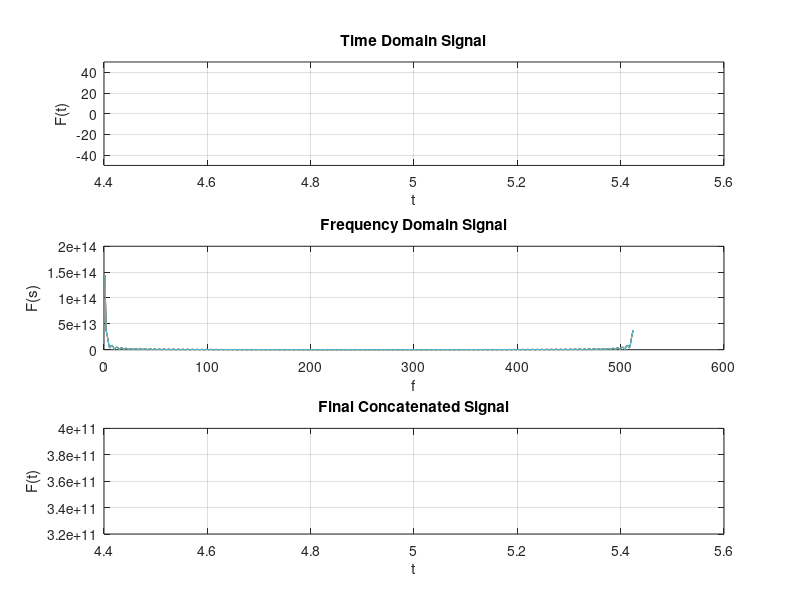

Here is the MATLAB script that generated this plot:
%Signal Generator%

%clear all ; 
close all ; 
clc ; 

fs = input('Enter sampling frequecny : ');
tS = input('Enter start of time scale : ');
tE = input('Enter end of time scale : ');
%tT = tS:1/fs:tE; 
%-----------------------------------------------%
n = input('Enter number of breakpoints : ');

disp('--------------------------');

tTemp = 2*n;
for i=1:1:n
    tTemp(i) = input('Enter position of breakpoint  : ');
   if tTemp(i) < tS
        tTemp(i) = tS;
   end
    if tTemp(i) > tE 
        tTemp(i) = tE;
    end
end 
tx(1)=tS;
tx(n+2)=tE;

for i=2:1:(n+1)
    
   tx(i)=tTemp(i-1); 
end

disp('--------------------------');
fn = [];
tt = [];

for i=1:1:(n+1) 
    %hold on;
  %  typex = menu('Available Signals','impulse','DC','ramp','parabola','exp','sinusoid','triang');
    type = input('Enter type of signal : ');
        %impulse
        if type == 1
            amp = input('Enter impulse amplitude : ');
            t = tx(i):1/fs:tx(i+1);
            t1 = linspace(tx(i),tx(i+1));
            s = input('Enter impulse shift : ');
            impulse = amp*(t1==s);
            subplot(3,1,1);
            stem(t1,impulse); 
            tt = [tt t1];
            fn = [fn impulse];
            hold on
            nfft = length(impulse);
            nfft2 = 2^nextpow2(nfft);
            ff = fft(impulse,nfft2);
            subplot(3,1,2);
            plot(abs(ff));
            hold on;
        %DC
        elseif type == 2
                 amp = input('Enter DC amplitude : ');
                 t = tx(i):1/fs:tx(i+1); 
                 t1 = linspace(tx(i),tx(i+1),400);
                 DC = amp*ones(1,length(t1));
                 subplot(3,1,1);
                 plot(t1,DC); 
                 tt = [tt,t1];
                 fn = [fn,DC];
                 grid on;
                 hold on;
                 nfft = length(DC);
                 nfft2 = 2^nextpow2(nfft);
                 ff = fft(step,nfft2);
                 subplot(3,1,2);
                 plot(abs(ff));
                 grid on;
                 hold on;
         %Ramp        
         elseif type == 3
                s = input('Enter ramp slope : ');
                t = tx(i):1/fs:tx(i+1);
                t1 = linspace(tx(i),tx(i+1),400);
                ramp = s*t1;
                subplot(3,1,1);
                plot(t1,ramp); 
                tt = [tt,t1];
                fn = [fn,ramp];
                grid on;
                hold on;
                nfft = length(ramp);
                nfft2 = 2^nextpow2(nfft);
                ff = fft(ramp,nfft2);
                subplot(3,1,2);
                plot(abs(ff));
                grid on;
                hold on;
        %Parabola        
        elseif type == 4
                 amp = input('Enter parabola amplitude : ');
                 t = tx(i):1/fs:tx(i+1);
                 t1 = linspace(tx(i),tx(i+1),400);
                 parabola= amp*t1.^2;
                 subplot(3,1,1);
                 plot(t1,parabola);
                 tt = [tt,t1];
                 fn = [fn,parabola];
                 grid on;
                 hold on;
                 nfft = length(parabola);
                 nfft2 = 2^nextpow2(nfft);
                 ff = fft(parabola,nfft2);
                 subplot(3,1,2);
                 plot(abs(ff));
                 grid on;
                 hold on;
        %Exponential         
        elseif type == 5
                  amp = input('Enter exponential amplitude : ');
                  alpha = input('Enter the exponent : ');
                  t = tx(i):1/fs:tx(i+1);
                  t1 = linspace(tx(i),tx(i+1),400);
                  exponential = amp*exp(alpha*t1);
                  subplot(3,1,1);
                  plot(t1,exponential);
                  tt = [tt,t1];
                  fn = [fn,exponential];
                  grid on;
                  hold on;
                  nfft = length(exponential);
                  nfft2 = 2^nextpow2(nfft);
                  ff = fft(exponential,nfft2);
                  subplot(3,1,2);
                  plot(abs(ff));
                  grid on;
                  hold on;
         %Sinusoid         
         elseif type == 6       
                  amp = input('Enter sinusoid amplitude : ');
                  f = input('Enter sinusoid frequency : ');
                  theta = input('Enter phase angle : ');
                  dcShift = input('Enter dc shift angle : ');
                  t = tx(i):1/fs:tx(i+1);
                  t1 = linspace(tx(i),tx(i+1),400);
                  sinusoid = amp*sin(2*pi*f*t1 + theta) + dcShift;
                  subplot(3,1,1);
                  plot(t1,sinusoid + dcShift);
                  tt = [tt,t1];
                  fn = [fn,sinusoid];
                  grid on;
                  hold on;
                  nfft = length(sinusoid);
                  nfft2 = 2^nextpow2(nfft);
                  ff = fft(sinusoid,nfft2);
                  subplot(3,1,2);
                  plot(abs(ff));
                  grid on;
                  hold on;
         %Triangular         
         elseif type == 7  
                  amp = input('Enter sawtooth amplitude : ');
                  f = input('Enter sawtooth frequency : ');
                  theta = input('Enter phase angle : ');
                  dcShift = input('Enter dc shift angle : ');
                  t = tx(i):1/fs:tx(i+1);
                  t1 = linspace(tx(i),tx(i+1),400);
                  triangular = amp*sawtooth(2*pi*f*t1 + theta) + dcShift;
                  subplot(3,1,1);
                  plot(t1,triangular + dcShift);
                  tt = [tt,t1];
                  fn = [fn,triangular];
                  grid on;
                  hold on;
                  nfft = length(triangular);
                  nfft2 = 2^nextpow2(nfft);
                  ff = fft(triangular,nfft2);
                  subplot(3,1,2);
                  plot(abs(ff));
                  grid on;
                  hold on;    
        else
            disp('Error');
        end
        
    d1 = subplot(3,1,1);
    d2 = subplot(3,1,2);
    d3 = subplot(3,1,3);
    subplot(3,1,3);
    plot(tt,fn); %plot the concatenated signal
    grid on;
    ylim(d1,[-50 50]);
    xlabel(d1,'t')
    ylabel(d1,'F(t)');
    title(d1,'Time Domain Signal');
    xlabel(d2,'f')
    ylabel(d2,'F(s)');
    title(d2,'Frequency Domain Signal');
    xlabel(d3,'t')
    ylabel(d3,'F(t)');
    title(d3,'Final Concatenated Signal');
    set(gcf, 'units', 'normalized');
    set(gcf, 'Position', [0, 0.1, 1, 0.9])
end
disp('full signal');
%END
